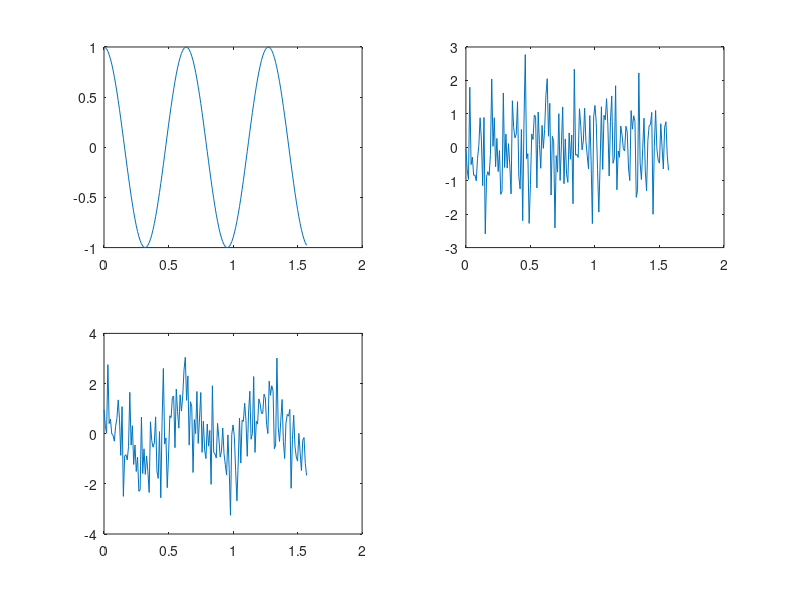

Reproduce this figure in MATLAB.
x=0:0.01:pi/2;
signal=sin(x*pi*pi+pi/2);
noise=randn(size(x));

subplot(2,2,1);
plot(x,signal);

subplot(2,2,2);
plot(x,noise);

subplot(2,2,3);
plot(x,signal+noise);

SNR=sum(signal.*noise);
